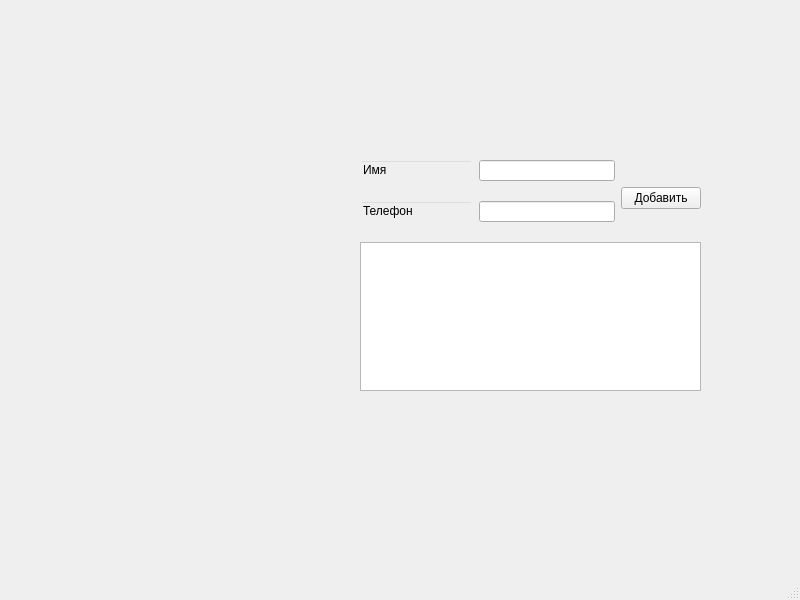
<?xml version="1.0" encoding="UTF-8"?>
<ui version="4.0">
 <class>MainWindow</class>
 <widget class="QMainWindow" name="MainWindow">
  <property name="geometry">
   <rect>
    <x>0</x>
    <y>0</y>
    <width>800</width>
    <height>600</height>
   </rect>
  </property>
  <property name="windowTitle">
   <string>MainWindow</string>
  </property>
  <widget class="QWidget" name="centralwidget">
   <widget class="QWidget" name="verticalLayoutWidget_2">
    <property name="geometry">
     <rect>
      <x>360</x>
      <y>160</y>
      <width>341</width>
      <height>231</height>
     </rect>
    </property>
    <layout class="QVBoxLayout" name="verticalLayout_2">
     <item>
      <layout class="QGridLayout" name="gridLayout">
       <item row="1" column="2">
        <layout class="QVBoxLayout" name="verticalLayout">
         <item>
          <widget class="QPushButton" name="pushButton">
           <property name="text">
            <string>Добавить</string>
           </property>
          </widget>
         </item>
         <item>
          <spacer name="verticalSpacer">
           <property name="orientation">
            <enum>Qt::Vertical</enum>
           </property>
           <property name="sizeHint" stdset="0">
            <size>
             <width>20</width>
             <height>40</height>
            </size>
           </property>
          </spacer>
         </item>
        </layout>
       </item>
       <item row="1" column="1">
        <widget class="QLineEdit" name="lineEdit_4">
         <property name="maximumSize">
          <size>
           <width>191</width>
           <height>21</height>
          </size>
         </property>
        </widget>
       </item>
       <item row="0" column="1">
        <widget class="QLineEdit" name="lineEdit_3">
         <property name="maximumSize">
          <size>
           <width>191</width>
           <height>21</height>
          </size>
         </property>
        </widget>
       </item>
       <item row="0" column="0">
        <widget class="QLineEdit" name="lineEdit">
         <property name="maximumSize">
          <size>
           <width>113</width>
           <height>20</height>
          </size>
         </property>
         <property name="styleSheet">
          <string notr="true">background-color: rgba(255, 255, 255, 0)</string>
         </property>
         <property name="text">
          <string>Имя</string>
         </property>
        </widget>
       </item>
       <item row="1" column="0">
        <widget class="QLineEdit" name="lineEdit_2">
         <property name="maximumSize">
          <size>
           <width>113</width>
           <height>20</height>
          </size>
         </property>
         <property name="styleSheet">
          <string notr="true">background-color: rgba(255, 255, 255, 0)</string>
         </property>
         <property name="text">
          <string>Телефон</string>
         </property>
        </widget>
       </item>
       <item row="2" column="0" colspan="3">
        <widget class="QTextEdit" name="textEdit">
         <property name="maximumSize">
          <size>
           <width>341</width>
           <height>161</height>
          </size>
         </property>
        </widget>
       </item>
      </layout>
     </item>
    </layout>
   </widget>
  </widget>
  <widget class="QStatusBar" name="statusbar"/>
 </widget>
 <resources/>
 <connections/>
</ui>
